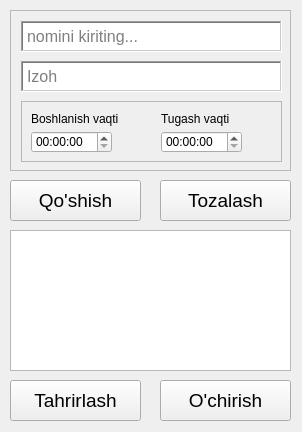
<?xml version="1.0" encoding="UTF-8"?>
<ui version="4.0">
 <class>MainWindow</class>
 <widget class="QMainWindow" name="MainWindow">
  <property name="geometry">
   <rect>
    <x>0</x>
    <y>0</y>
    <width>302</width>
    <height>432</height>
   </rect>
  </property>
  <property name="windowTitle">
   <string>Smena</string>
  </property>
  <widget class="QWidget" name="centralwidget">
   <widget class="QPushButton" name="pushButton_2">
    <property name="geometry">
     <rect>
      <x>160</x>
      <y>180</y>
      <width>131</width>
      <height>41</height>
     </rect>
    </property>
    <property name="font">
     <font>
      <pointsize>14</pointsize>
     </font>
    </property>
    <property name="text">
     <string>Tozalash</string>
    </property>
    <property name="icon">
     <iconset>
      <normaloff>close-thick.png</normaloff>close-thick.png</iconset>
    </property>
    <property name="iconSize">
     <size>
      <width>24</width>
      <height>24</height>
     </size>
    </property>
   </widget>
   <widget class="QTableWidget" name="tableWidget">
    <property name="geometry">
     <rect>
      <x>10</x>
      <y>230</y>
      <width>281</width>
      <height>141</height>
     </rect>
    </property>
   </widget>
   <widget class="QPushButton" name="pushButton_4">
    <property name="geometry">
     <rect>
      <x>10</x>
      <y>380</y>
      <width>131</width>
      <height>41</height>
     </rect>
    </property>
    <property name="font">
     <font>
      <pointsize>14</pointsize>
     </font>
    </property>
    <property name="text">
     <string>Tahrirlash</string>
    </property>
    <property name="icon">
     <iconset>
      <normaloff>pencil.png</normaloff>pencil.png</iconset>
    </property>
    <property name="iconSize">
     <size>
      <width>24</width>
      <height>24</height>
     </size>
    </property>
   </widget>
   <widget class="QPushButton" name="pushButton_3">
    <property name="geometry">
     <rect>
      <x>160</x>
      <y>380</y>
      <width>131</width>
      <height>41</height>
     </rect>
    </property>
    <property name="font">
     <font>
      <pointsize>14</pointsize>
     </font>
    </property>
    <property name="text">
     <string>O'chirish</string>
    </property>
    <property name="icon">
     <iconset>
      <normaloff>delete.png</normaloff>delete.png</iconset>
    </property>
    <property name="iconSize">
     <size>
      <width>24</width>
      <height>24</height>
     </size>
    </property>
   </widget>
   <widget class="QPushButton" name="pushButton">
    <property name="geometry">
     <rect>
      <x>10</x>
      <y>180</y>
      <width>131</width>
      <height>41</height>
     </rect>
    </property>
    <property name="font">
     <font>
      <pointsize>14</pointsize>
     </font>
    </property>
    <property name="text">
     <string>Qo'shish</string>
    </property>
    <property name="icon">
     <iconset>
      <normaloff>plus-circle-outline.png</normaloff>plus-circle-outline.png</iconset>
    </property>
    <property name="iconSize">
     <size>
      <width>24</width>
      <height>24</height>
     </size>
    </property>
   </widget>
   <widget class="QScrollArea" name="scrollArea">
    <property name="geometry">
     <rect>
      <x>10</x>
      <y>10</y>
      <width>281</width>
      <height>161</height>
     </rect>
    </property>
    <property name="widgetResizable">
     <bool>true</bool>
    </property>
    <widget class="QWidget" name="scrollAreaWidgetContents">
     <property name="geometry">
      <rect>
       <x>0</x>
       <y>0</y>
       <width>279</width>
       <height>159</height>
      </rect>
     </property>
     <widget class="QTextEdit" name="textEdit_4">
      <property name="geometry">
       <rect>
        <x>10</x>
        <y>10</y>
        <width>261</width>
        <height>31</height>
       </rect>
      </property>
      <property name="font">
       <font>
        <pointsize>12</pointsize>
       </font>
      </property>
      <property name="frameShape">
       <enum>QFrame::WinPanel</enum>
      </property>
      <property name="placeholderText">
       <string>nomini kiriting...</string>
      </property>
     </widget>
     <widget class="QTextEdit" name="textEdit_5">
      <property name="geometry">
       <rect>
        <x>10</x>
        <y>50</y>
        <width>261</width>
        <height>31</height>
       </rect>
      </property>
      <property name="font">
       <font>
        <pointsize>12</pointsize>
       </font>
      </property>
      <property name="frameShape">
       <enum>QFrame::WinPanel</enum>
      </property>
      <property name="placeholderText">
       <string>Izoh</string>
      </property>
     </widget>
     <widget class="QTimeEdit" name="timeEdit">
      <property name="geometry">
       <rect>
        <x>20</x>
        <y>120</y>
        <width>81</width>
        <height>22</height>
       </rect>
      </property>
      <property name="frame">
       <bool>true</bool>
      </property>
     </widget>
     <widget class="QLabel" name="label">
      <property name="geometry">
       <rect>
        <x>20</x>
        <y>100</y>
        <width>91</width>
        <height>16</height>
       </rect>
      </property>
      <property name="text">
       <string>Boshlanish vaqti</string>
      </property>
     </widget>
     <widget class="QTimeEdit" name="timeEdit_2">
      <property name="geometry">
       <rect>
        <x>150</x>
        <y>120</y>
        <width>81</width>
        <height>22</height>
       </rect>
      </property>
     </widget>
     <widget class="QLabel" name="label_2">
      <property name="geometry">
       <rect>
        <x>150</x>
        <y>100</y>
        <width>91</width>
        <height>16</height>
       </rect>
      </property>
      <property name="text">
       <string>Tugash vaqti</string>
      </property>
     </widget>
     <widget class="QScrollArea" name="scrollArea_2">
      <property name="geometry">
       <rect>
        <x>10</x>
        <y>90</y>
        <width>261</width>
        <height>61</height>
       </rect>
      </property>
      <property name="widgetResizable">
       <bool>true</bool>
      </property>
      <widget class="QWidget" name="scrollAreaWidgetContents_2">
       <property name="geometry">
        <rect>
         <x>0</x>
         <y>0</y>
         <width>259</width>
         <height>59</height>
        </rect>
       </property>
      </widget>
     </widget>
     <zorder>scrollArea_2</zorder>
     <zorder>textEdit_4</zorder>
     <zorder>textEdit_5</zorder>
     <zorder>timeEdit</zorder>
     <zorder>label</zorder>
     <zorder>timeEdit_2</zorder>
     <zorder>label_2</zorder>
    </widget>
   </widget>
  </widget>
 </widget>
 <resources/>
 <connections/>
</ui>
